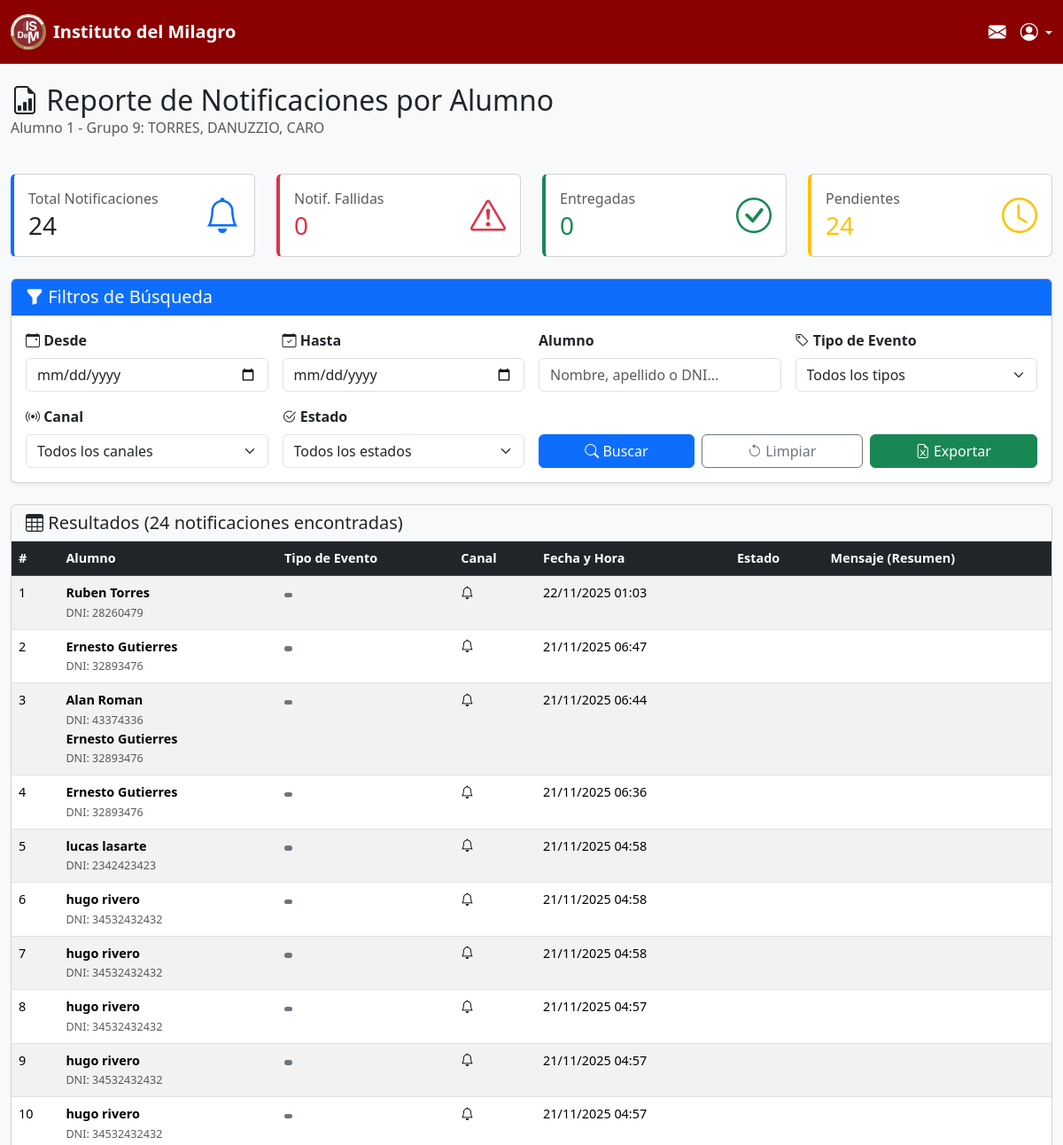
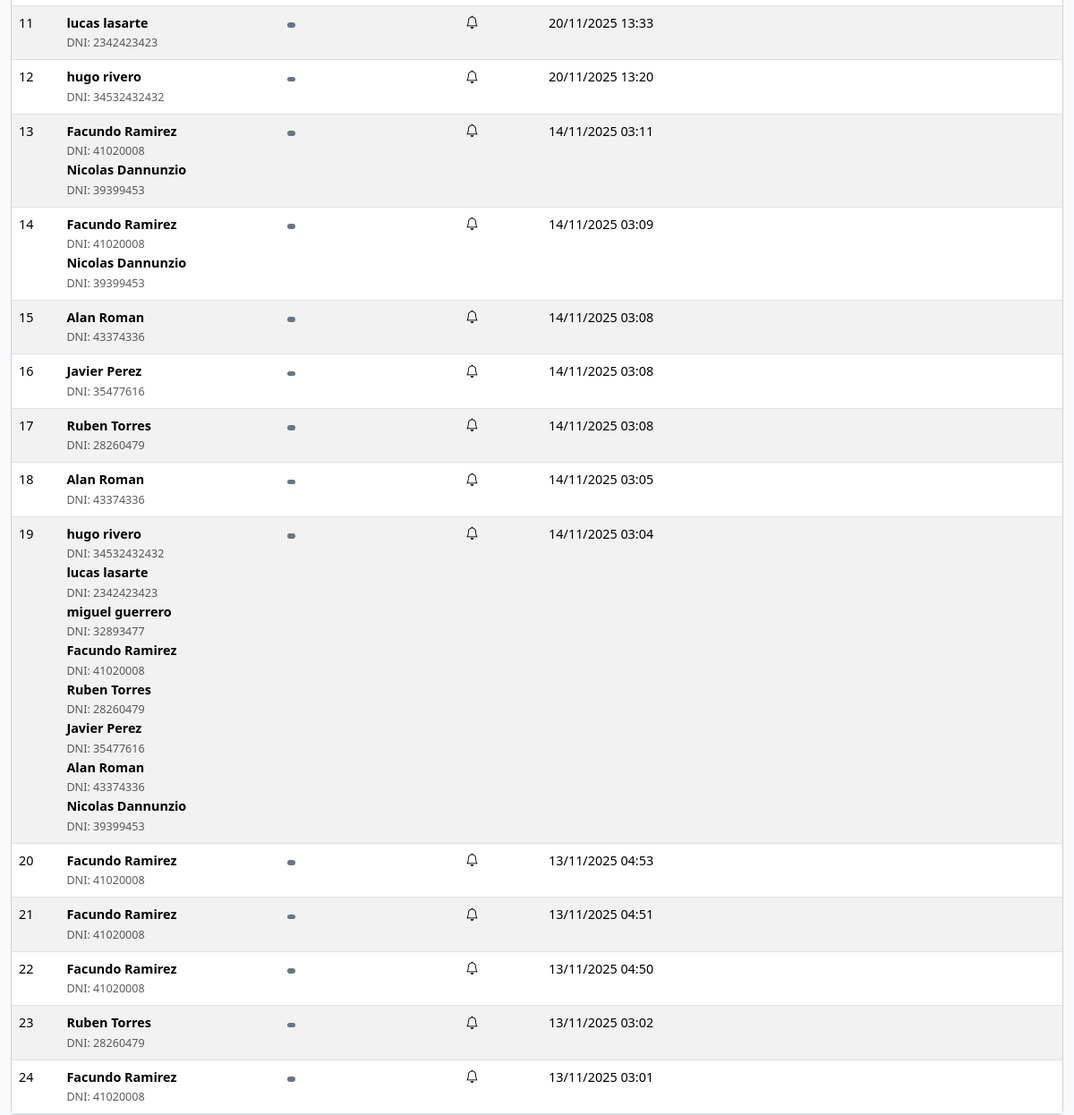
/reporte-notificaciones/ (signed in), run on the app's committed database (2 pictures, top to bottom).
### mensajes/models.py (models this page shows, shortened)
class Notificacion(models.Model):
    alumnos = models.ManyToManyField('PerfilAlumno')
    tipo = models.ForeignKey(TipoNotificacion, on_delete=models.CASCADE)
    fecha_envio = models.DateTimeField(auto_now_add=True)
    estado_envio = models.CharField(max_length=50)  # "Enviado", "Fallido", "Pendiente","visto"
    mensaje = models.TextField(default="mensaje por defecto")

class PerfilAlumno(models.Model):
    user = models.OneToOneField(User, on_delete=models.CASCADE)
    dni = models.CharField(max_length=20, unique=True)
    telefono = models.CharField(max_length=20, blank=True, null=True)
    direccion = models.CharField(max_length=200, blank=True, null=True)
    carrera = models.ForeignKey(Carrera, on_delete=models.SET_NULL, blank=True, null=True)
    estado_documentacion = models.BooleanField(default=True)  # True = completa, False = faltante
    estado_pago = models.BooleanField(default=True)  # True = al día, False = pendiente

### mensajes/views.py (the view, shortened to what this page needs)
# urls.py: path('reporte-notificaciones/', views.reporte_notificaciones, name='reporte_notificaciones'),
@login_required
def reporte_notificaciones(request):
    notificaciones = Notificacion.objects.select_related(
        'tipo'
    ).prefetch_related('alumnos__user', 'alumnos__carrera')
    fecha_desde = request.GET.get('fecha_desde', '').strip()
    fecha_hasta = request.GET.get('fecha_hasta', '').strip()
    alumno_query = request.GET.get('alumno', '').strip()
    if alumno_query:
        notificaciones = notificaciones.filter(
            Q(alumnos__user__first_name__icontains=alumno_query) |
            Q(alumnos__user__last_name__icontains=alumno_query) |
            Q(alumnos__dni__icontains=alumno_query)
        )
    tipo_evento = request.GET.get('tipo_evento', '').strip()
    if tipo_evento:
        notificaciones = notificaciones.filter(tipo_id=tipo_evento)
    estado_envio = request.GET.get('estado_envio', '').strip()
    if estado_envio:
        notificaciones = notificaciones.filter(estado_envio=estado_envio)
    canal = request.GET.get('canal', '').strip()
    if canal:
        notificaciones = notificaciones.filter(tipo__canal=canal)
    notificaciones = notificaciones.order_by('-fecha_envio')
    notificaciones = notificaciones.distinct()
    total_notificaciones = notificaciones.count()
    notificaciones_fallidas = notificaciones.filter(
        estado_envio='Fallido'
    ).count()
    notificaciones_enviadas = notificaciones.filter(estado_envio='Enviado').count()
    notificaciones_entregadas = notificaciones.filter(estado_envio='Entregado').count()
    notificaciones_pendientes = notificaciones.filter(estado_envio='Pendiente').count()
    tipos_notificacion = TipoNotificacion.objects.all().order_by('nombre_tipo')
    estados_disponibles = [
        ('Pendiente', 'Pendiente'),
        ('Enviado', 'Enviado'),
        ('Entregado', 'Entregado'),
        ('Fallido', 'Fallido'),
    ]
    canales_disponibles = [
        ('Email', 'Correo Electrónico'),
        ('SMS', 'Mensaje de Texto'),
        ('WhatsApp', 'WhatsApp'),
        ('Plataforma', 'Sistema Interno'),
    ]
    context = {
        'notificaciones': notificaciones,
        'total_notificaciones': total_notificaciones,
        'notificaciones_fallidas': notificaciones_fallidas,
        'notificaciones_enviadas': notificaciones_enviadas,
        'notificaciones_entregadas': notificaciones_entregadas,
        'notificaciones_pendientes': notificaciones_pendientes,
        'tipos_notificacion': tipos_notificacion,
        'estados_disponibles': estados_disponibles,
        'canales_disponibles': canales_disponibles,
        'fecha_desde': fecha_desde,
        'fecha_hasta': fecha_hasta,
        'alumno_query': alumno_query,
        'tipo_evento': tipo_evento,
        'estado_envio': estado_envio,
        'canal': canal,
        'filtros_activos': bool(fecha_desde or fecha_hasta or alumno_query or tipo_evento or estado_envio or canal),
    }
    return render(request, 'mensajes/reporte_notificaciones.html', context)

### mensajes/templates/mensajes/reporte_notificaciones.html (shortened to what this page needs)
<!DOCTYPE html>
<html lang="es">
<head>
    <link href="https://cdn.jsdelivr.net/npm/bootstrap@5.3.1/dist/css/bootstrap.min.css" rel="stylesheet">
    <link rel="stylesheet" href="https://cdn.jsdelivr.net/npm/bootstrap-icons@1.11.3/font/bootstrap-icons.min.css">
</head>
<body>
    {% include "mensajes/navbar.html" %}
    <div class="container-fluid mt-4">
        <div class="row mb-4">
            <div class="col-12">
                <h2 class="mb-0">
                    <i class="bi bi-file-earmark-bar-graph"></i>
                    Reporte de Notificaciones por Alumno
                </h2>
                <p class="text-muted">Alumno 1 - Grupo 9: TORRES, DANUZZIO, CARO</p>
            </div>
        </div>
        <div class="row mb-4">
            <div class="col-md-3">
                <div class="card stats-card">
                    <div class="card-body">
                        <div class="d-flex justify-content-between align-items-center">
                            <div>
                                <h6 class="text-muted mb-1">Total Notificaciones</h6>
                                <h3 class="mb-0">{{ total_notificaciones }}</h3>
                            </div>
                            <div class="fs-1 text-primary">
                                <i class="bi bi-bell"></i>
                            </div>
                        </div>
                    </div>
                </div>
            </div>
            <div class="col-md-3">
                <div class="card stats-card danger">
                    <div class="card-body">
                        <div class="d-flex justify-content-between align-items-center">
                            <div>
                                <h6 class="text-muted mb-1">Notif. Fallidas</h6>
                                <h3 class="mb-0 text-danger">{{ notificaciones_fallidas }}</h3>
                            </div>
                            <div class="fs-1 text-danger">
                                <i class="bi bi-exclamation-triangle"></i>
                            </div>
                        </div>
                    </div>
                </div>
            </div>
            <div class="col-md-3">
                <div class="card stats-card success">
                    <div class="card-body">
                        <div class="d-flex justify-content-between align-items-center">
                            <div>
                                <h6 class="text-muted mb-1">Entregadas</h6>
                                <h3 class="mb-0 text-success">{{ notificaciones_entregadas }}</h3>
                            </div>
                            <div class="fs-1 text-success">
                                <i class="bi bi-check-circle"></i>
                            </div>
                        </div>
                    </div>
                </div>
            </div>
            <div class="col-md-3">
                <div class="card stats-card warning">
                    <div class="card-body">
                        <div class="d-flex justify-content-between align-items-center">
                            <div>
                                <h6 class="text-muted mb-1">Pendientes</h6>
                                <h3 class="mb-0 text-warning">{{ notificaciones_pendientes }}</h3>
                            </div>
                            <div class="fs-1 text-warning">
                                <i class="bi bi-clock"></i>
                            </div>
                        </div>
                    </div>
                </div>
            </div>
        </div>
        <div class="card filter-card mb-4">
            <div class="card-header bg-primary text-white">
                <h5 class="mb-0">
                    <i class="bi bi-funnel-fill"></i> Filtros de Búsqueda
                </h5>
            </div>
            <div class="card-body">
                <form method="GET" action="{% url 'reporte_notificaciones' %}">
                    <div class="row g-3">
                        <div class="col-md-3">
                            <label for="fecha_desde" class="form-label fw-bold">
                                <i class="bi bi-calendar-event"></i> Desde
                            </label>
                            <input
                                type="date"
                                class="form-control"
                                id="fecha_desde"
                                name="fecha_desde"
                                value="{{ fecha_desde }}"
                            >
                        </div>
                        <div class="col-md-3">
                            <label for="fecha_hasta" class="form-label fw-bold">
                                <i class="bi bi-calendar-check"></i> Hasta
                            </label>
                            <input
                                type="date"
                                class="form-control"
                                id="fecha_hasta"
                                name="fecha_hasta"
                                value="{{ fecha_hasta }}"
                            >
                        </div>
                        <div class="col-md-3">
                            <label for="alumno" class="form-label fw-bold">
                                 Alumno
                            </label>
                            <input
                                type="text"
                                class="form-control"
                                id="alumno"
                                name="alumno"
                                value="{{ alumno_query }}"
                                placeholder="Nombre, apellido o DNI..."
                            >
                        </div>
                        <div class="col-md-3">
                            <label for="tipo_evento" class="form-label fw-bold">
                                <i class="bi bi-tag"></i> Tipo de Evento
                            </label>
                            <select class="form-select" id="tipo_evento" name="tipo_evento">
                                <option value="">Todos los tipos</option>
                            </select>
                        </div>
                        <div class="col-md-3">
                            <label for="canal" class="form-label fw-bold">
                                <i class="bi bi-broadcast"></i> Canal
                            </label>
                            <select class="form-select" id="canal" name="canal">
                                <option value="">Todos los canales</option>
                            </select>
                        </div>
                        <div class="col-md-3">
                            <label for="estado_envio" class="form-label fw-bold">
                                <i class="bi bi-check2-circle"></i> Estado
                            </label>
                            <select class="form-select" id="estado_envio" name="estado_envio">
                                <option value="">Todos los estados</option>
                            </select>
                        </div>
                        <div class="col-md-6 d-flex align-items-end gap-2">
                            <button type="submit" class="btn btn-primary flex-fill">
                                <i class="bi bi-search"></i> Buscar
                            </button>
                            <a href="{% url 'reporte_notificaciones' %}" class="btn btn-outline-secondary flex-fill">
                                <i class="bi bi-arrow-counterclockwise"></i> Limpiar
                            </a>
                            <button type="button" class="btn btn-success flex-fill" onclick="exportarExcel()">
                                <i class="bi bi-file-earmark-excel"></i> Exportar
                            </button>
                        </div>
                    </div>
                </form>
            </div>
        </div>
        <div class="card">
            <div class="card-header bg-light">
                <h5 class="mb-0">
                    <i class="bi bi-table"></i>
                    Resultados ({{ total_notificaciones }} notificaciones encontradas)
                </h5>
            </div>
            <div class="card-body p-0">
                <div class="table-responsive">
                    <table class="table table-hover table-striped mb-0" id="tablaNotificaciones">
                        <thead class="table-dark">
                            <tr>
                                <th>#</th>
                                <th>Alumno</th>
                                <th>Tipo de Evento</th>
                                <th>Canal</th>
                                <th>Fecha y Hora</th>
                                <th>Estado</th>
                                <th>Mensaje (Resumen)</th>
                            </tr>
                        </thead>
                        <tbody>
                            {% for notif in notificaciones %}
                                <tr>
                                    <td>{{ forloop.counter }}</td>
                                    <td>
                                        {% for alumno in notif.alumnos.all %}
                                            <div>
                                                <strong>{{ alumno.user.get_full_name }}</strong><br>
                                                <small class="text-muted">DNI: {{ alumno.dni }}</small>
                                            </div>
                                        {% endfor %}
                                    </td>
                                    <td>
                                        <span class="badge bg-secondary">
                                        </span>
                                    </td>
                                    <td>
                                        {% if notif.canal == 'EMAIL' %}
                                            <i class="bi bi-envelope text-primary"></i> Email
                                        {% elif notif.canal == 'SMS' %}
                                            <i class="bi bi-phone text-success"></i> SMS
                                        {% elif notif.canal == 'WHATSAPP' %}
                                            <i class="bi bi-whatsapp text-success"></i> WhatsApp
                                        {% elif notif.canal == 'INTERNO' %}
                                            <i class="bi bi-app-indicator text-info"></i> Interno
                                        {% else %}
                                            <i class="bi bi-bell"></i> {{ notif.canal }}
                                        {% endif %}
                                    </td>
                                    <td>
                                        {% if notif.fecha_envio %}
                                            {{ notif.fecha_envio|date:"d/m/Y H:i" }}
                                        {% else %}
                                            <span class="text-muted">Sin enviar</span>
                                        {% endif %}
                                    </td>
                                    <td>
                                    </td>
                                    <td>
                                    </td>
                                </tr>
                            {% endfor %}
                        </tbody>
                    </table>
                </div>
            </div>
        </div>
    </div>
</body>
</html>

### mensajes/templates/mensajes/reporte_notificaciones.html (style rules this page uses)
body { padding-top: 70px; background-color: #f8f9fa; }
.filter-card { box-shadow: 0 0.125rem 0.25rem rgba(0, 0, 0, 0.075); }
.stats-card { border-left: 4px solid #0d6efd; }
.stats-card.danger { border-left-color: #dc3545; }
.stats-card.success { border-left-color: #198754; }
.stats-card.warning { border-left-color: #ffc107; }
table { font-size: 0.9rem; }

### mensajes/templates/mensajes/navbar.html (style rules this page uses)
.badge { padding: 0.25em 0.4em; }

### data on the page
Notificacion: fecha_envio "22/11/2025 01:03"
PerfilAlumno: user.get_full_name "Ruben Torres", dni "28260479"
Notificacion: fecha_envio "21/11/2025 06:47"
PerfilAlumno: user.get_full_name "Ernesto Gutierres", dni "32893476"
Notificacion: fecha_envio "21/11/2025 06:44"
PerfilAlumno: user.get_full_name "Alan Roman", dni "43374336"
Notificacion: fecha_envio "21/11/2025 06:36"
Notificacion: fecha_envio "21/11/2025 04:58"
PerfilAlumno: user.get_full_name "lucas lasarte", dni "2342423423"
Notificacion: fecha_envio "21/11/2025 04:58"
PerfilAlumno: user.get_full_name "hugo rivero", dni "34532432432"
Notificacion: fecha_envio "21/11/2025 04:58"
Notificacion: fecha_envio "21/11/2025 04:57"
Notificacion: fecha_envio "21/11/2025 04:57"
Notificacion: fecha_envio "21/11/2025 04:57"
Notificacion: fecha_envio "20/11/2025 13:33"
Notificacion: fecha_envio "20/11/2025 13:20"
Notificacion: fecha_envio "14/11/2025 03:11"
PerfilAlumno: user.get_full_name "Facundo Ramirez", dni "41020008"
PerfilAlumno: user.get_full_name "Nicolas Dannunzio", dni "39399453"
Notificacion: fecha_envio "14/11/2025 03:09"
Notificacion: fecha_envio "14/11/2025 03:08"
Notificacion: fecha_envio "14/11/2025 03:08"
PerfilAlumno: user.get_full_name "Javier Perez", dni "35477616"
Notificacion: fecha_envio "14/11/2025 03:08"
Notificacion: fecha_envio "14/11/2025 03:05"
Notificacion: fecha_envio "14/11/2025 03:04"
PerfilAlumno: user.get_full_name "miguel guerrero", dni "32893477"
Notificacion: fecha_envio "13/11/2025 04:53"
Notificacion: fecha_envio "13/11/2025 04:51"
Notificacion: fecha_envio "13/11/2025 04:50"
Notificacion: fecha_envio "13/11/2025 03:02"
Notificacion: fecha_envio "13/11/2025 03:01"

### other printed values
{{ total_notificaciones }} "24"
{{ notificaciones_fallidas }} "0"
{{ notificaciones_entregadas }} "0"
{{ notificaciones_pendientes }} "24"
